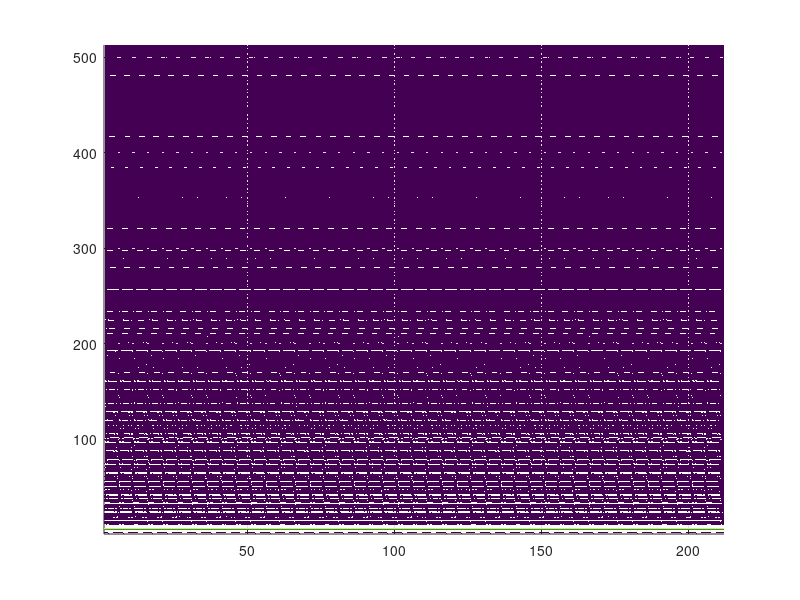

Recreate this plot in MATLAB.
clear all; close all; clc;

fs = 1000;
t = (0:4999)/fs; % time interval of 5 seconds
y = sin(2*pi*5*t);
% plot(y);

nfft = 1024;
nfftby2 = round(nfft/2+1);
% Y = fft(y(1:1024),1024);
% f = (0:1023)*500/1024; % frequencies returned by fft
fhz = linspace(0,fs,nfft);
hfhz = linspace(0,fs/2,nfftby2);
% plot(fhz,abs(Y(1:nfftby2)));

% short-time Fourier transform

frsize = 800*(fs/1000);
frshift = 20*(fs/1000);
frovlap = frsize - frshift;
yb = buffer(y,frsize,frovlap,'nodelay');
ybw = bsxfun(@times,yb,hamming(frsize));

Ybw = abs(fft(ybw,nfft));

nof = size(yb,2);
surf(Ybw(1:nfftby2,:),'edgecolor','none'); view(0,90); axis tight;

% for i = 1:nof
% 
%     subplot(411); plot(yb(:,i));
%     subplot(412); plot(ybw(:,i));
%     subplot(413); plot(fhz,Ybw(:,i));
%     subplot(414); plot(hfhz,Ybw(1:nfftby2,i));
%     
%     pause(0.3)
% end

